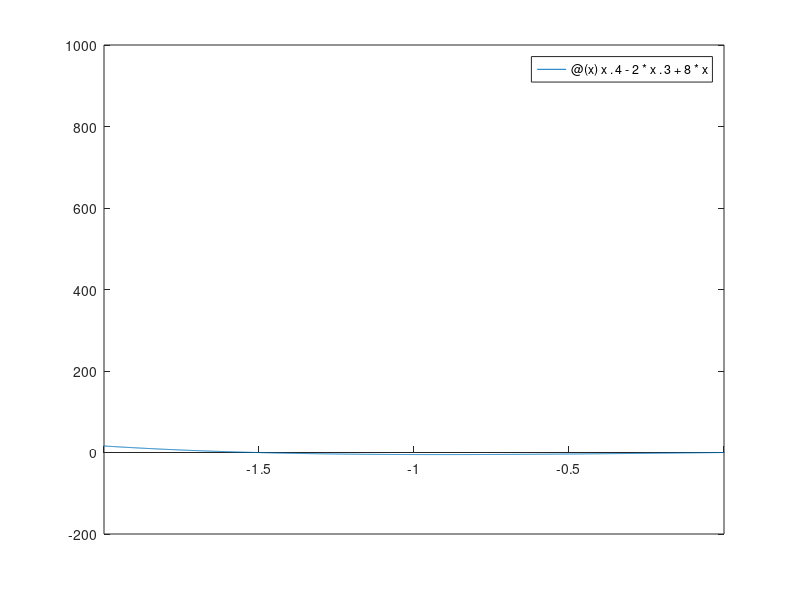

MATLAB code for this plot: (Note: this script raises an error after producing the figure.)
clear; clc; close all;

% Description: Find the root using bisection method.

fun = @(x) x.^4 -2*x.^3 + 8*x;

fplot(fun)
xlim([-2 0])
set(gca,'xaxislocation','origin')

[c, iter] = bisection(fun,-2,0,0.01);
fprintf('The closest root is: %.4f\n',c)
fprintf('F(x) for the root is: %.4f\n',fun(c))

function [c, iter] = bisection(f,a,b,tol)
	iter = 0;
	c = mean([a,b]);
	while abs(f(c)) > tol
		[a,b] = rootInterval(f,a,b,c);
		c = mean([a,b]);
		iter = iter + 1;
	end
end

function [a,b] = rootInterval(f,a,b,c)
	if f(a)*f(c) < 0
		b = c;
	else
		a = c;
	end
end
